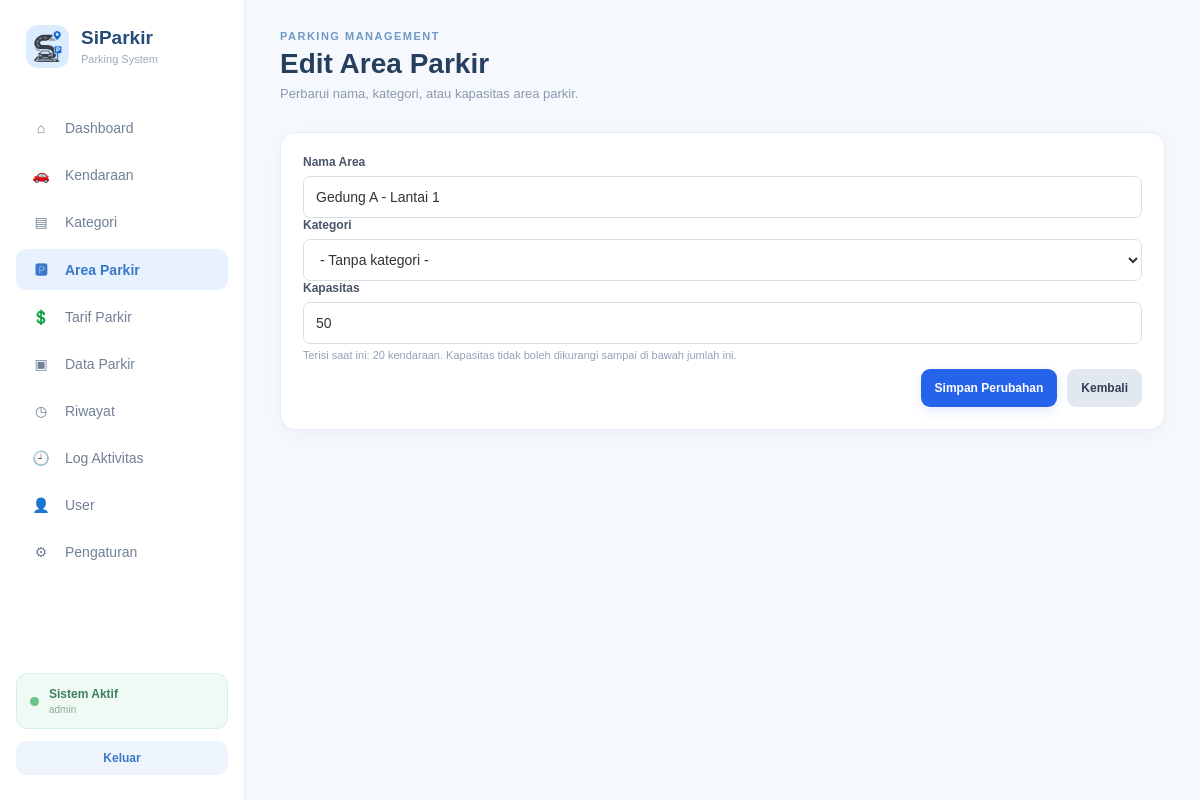
/controller/c_area_parkir.php?aksi=edit&id=1 (signed in), run on the app's committed database.
### tables this page shows
CREATE TABLE `tb_area_parkir` (
  `id_area` int NOT NULL,
  `id_kategori` int DEFAULT NULL,
  `nama_area` varchar(50) NOT NULL,
  `kapasitas` int NOT NULL,
  `terisi` int NOT NULL DEFAULT '0'
);

### views/_helpers.php (called while the page is built, shortened)
<?php
function base_url() {
    $projectRoot = str_replace('\\', '/', dirname(__DIR__));
    $docRoot = isset($_SERVER['DOCUMENT_ROOT']) ? str_replace('\\', '/', rtrim($_SERVER['DOCUMENT_ROOT'], '/')) : '';
    if ($docRoot !== '' && stripos($projectRoot, $docRoot) === 0) {
        return rtrim(substr($projectRoot, strlen($docRoot)), '/');
    }
    $script = str_replace('\\', '/', $_SERVER['SCRIPT_NAME'] ?? '');
    return rtrim(dirname(dirname($script)), '/');
}
function e($v){return htmlspecialchars((string)$v, ENT_QUOTES, 'UTF-8');}

### model/m_area_parkir.php (called while the page is built, shortened)
<?php
require_once __DIR__ . '/m_koneksi.php';
class M_AreaParkir
{
    public function find($id)
    {
        global $conn;
        $stmt = mysqli_prepare($conn, 'SELECT * FROM tb_area_parkir WHERE id_area=?');
        mysqli_stmt_bind_param($stmt, 'i', $id);
        mysqli_stmt_execute($stmt);
        return mysqli_stmt_get_result($stmt)->fetch_assoc();
    }
}

### views/v_edit_area_parkir.php (the view)
<?php require_once __DIR__.'/_helpers.php'; $current_page_override='v_area_parkir.php'; $basePath=base_url(); ?><!DOCTYPE html><html lang="id"><head><meta charset="UTF-8"><meta name="viewport" content="width=device-width,initial-scale=1"><title>Edit Area Parkir - SiParkir</title><link rel="stylesheet" href="<?=e($basePath.'/asset/dashboard_admin.css')?>"></head><body><div class="layout"><?php include __DIR__.'/_sidebar.php'; ?><main class="main"><header class="header"><div><p class="small-title">PARKING MANAGEMENT</p><h1>Edit Area Parkir</h1><p class="subtitle">Perbarui nama, kategori, atau kapasitas area parkir.</p></div></header><section class="page-panel form-panel"><form method="post" action="<?=e($basePath.'/controller/c_area_parkir.php?aksi=proses_edit')?>"><input type="hidden" name="id_area" value="<?=$data['id_area']?>"><div class="form-group"><label>Nama Area</label><input class="form-input" name="nama_area" maxlength="50" required value="<?=e($data['nama_area'])?>"></div><div class="form-group"><label>Kategori</label><select class="form-select" name="id_kategori"><option value="">- Tanpa kategori -</option><?php foreach($kategori as $k):?><option value="<?=$k['id_kategori']?>" <?=(int)$data['id_kategori']===(int)$k['id_kategori']?'selected':''?>><?=e($k['nama_kategori'])?></option><?php endforeach;?></select></div><div class="form-group"><label>Kapasitas</label><input class="form-input" type="number" name="kapasitas" min="1" step="1" required value="<?=(int)$data['kapasitas']?>"><small class="help">Terisi saat ini: <?=(int)$data['terisi']?> kendaraan. Kapasitas tidak boleh dikurangi sampai di bawah jumlah ini.</small></div><div class="form-actions"><button class="btn-primary">Simpan Perubahan</button><a class="btn-secondary" href="<?=e($basePath.'/controller/c_area_parkir.php?aksi=tampil')?>">Kembali</a></div></form></section></main></div></body></html>

### asset/dashboard_admin.css (style rules this page uses)
* { margin: 0; padding: 0; box-sizing: border-box; }
body { font-family: Arial, Helvetica, sans-serif; background: #f5f8fc; color: #26364a; }
.layout { display: flex; min-height: 100vh; }
.main { flex: 1; padding: 30px 35px; overflow: hidden; }
.header { display: flex; justify-content: space-between; align-items: center; margin-bottom: 28px; }
.small-title { color: #6e98c5; font-size: 11px; font-weight: bold; letter-spacing: 1.5px; margin-bottom: 6px; }
.header h1 { font-size: 28px; color: #263f5c; }
.subtitle { margin-top: 5px; font-size: 13px; color: #8a9bad; }
.page-panel { background: #ffffff; border: 1px solid #e7edf5; border-radius: 15px; padding: 22px; }
.search-box, .form-input, .form-select, .form-textarea { width: 100%; padding: 11px 14px; border: 1px solid #e2e8f0; border-radius: 10px; background: #f9fbfd; color: #53677d; font-size: 13px; outline: none; }
.btn-primary, .btn-soft, .btn-danger-soft, .btn-secondary { display: inline-block; border-radius: 10px; padding: 11px 16px; font-size: 12px; font-weight: bold; text-decoration: none; border: 1px solid transparent; cursor: pointer; }
.btn-primary { background: #3978c7; color: #fff; }
.btn-secondary { background: #f3f6fa; color: #53677d; border-color: #e2e8f0; }
.form-group label { display:block; margin-bottom:7px; font-size:12px; font-weight:bold; color:#53677d; }
.form-actions { display:flex; justify-content:flex-end; gap:10px; }
.form-group { margin-bottom: 18px; }
.form-group label { display: block; font-size: 14px; font-weight: 600; margin-bottom: 7px; color: #333; }
.form-group input, .form-group select { width: 100%; height: 42px; padding: 0 12px; box-sizing: border-box; border: 1px solid #d8dee8; border-radius: 7px; background: #ffffff; font-size: 14px; color: #333; }
button, a { font-family: inherit; }
.form-panel { max-width:900px }
.form-group { margin-bottom:0 }
.form-group label { display:block;font-size:12px;font-weight:700;margin-bottom:7px;color:#475569 }
.form-input,.form-select,.form-textarea { box-sizing:border-box;width:100%;padding:11px 13px;border:1px solid #e2e8f0;border-radius:10px;background:#f8fafc;color:#334155;font-size:13px;outline:none }
.form-actions { grid-column:1/-1;display:flex;gap:10px;justify-content:flex-end;align-items:center;margin-top:8px }
.btn-primary,.btn-secondary,.btn-soft,.btn-danger-soft { display:inline-flex;align-items:center;justify-content:center;border:0;text-decoration:none;cursor:pointer;padding:9px 13px;border-radius:9px;font-size:12px;font-weight:700 }
.btn-primary { background:#2563eb;color:#fff }
.btn-secondary { background:#e2e8f0;color:#334155 }
.help,.muted,.subrow { display:block;color:#94a3b8;font-size:11px;margin-top:5px }
html { scroll-behavior: smooth; }
body { min-width: 0; }
.main { min-width: 0; overflow: visible; }
.btn-primary, .btn-secondary, .btn-soft, .btn-danger-soft, .btn-tambah, .btn-kembali { display: inline-flex !important; align-items: center; justify-content: center; gap: 6px; min-height: 38px; padding: 9px 14px !important; line-height: 1.2; white-space: nowrap; vertical-align: middle; transition: transform .15s ease, box-shadow .15s ease, background .15s ease; }
.btn-primary { box-shadow: 0 4px 12px rgba(37,99,235,.12); }
.form-input, .form-select, .form-textarea, .search-box { transition: border-color .15s ease, box-shadow .15s ease, background .15s ease; }
.page-panel { box-shadow: 0 4px 18px rgba(35,58,85,.035); }
.header { min-width: 0; }
.header h1 { line-height: 1.15; }
.subtitle { line-height: 1.45; }

### data on the page
tb_area_parkir: nama_area "Gedung A - Lantai 1", kapasitas "50", terisi "20"

### other printed values
$icon "⌂"
$label "Dashboard"
$icon "🚗"
$label "Kendaraan"
$icon "▤"
$label "Kategori"
$icon "🅿"
$label "Area Parkir"
$icon "💲"
$label "Tarif Parkir"
$icon "▣"
$label "Data Parkir"
$icon "◷"
$label "Riwayat"
$icon "🕘"
